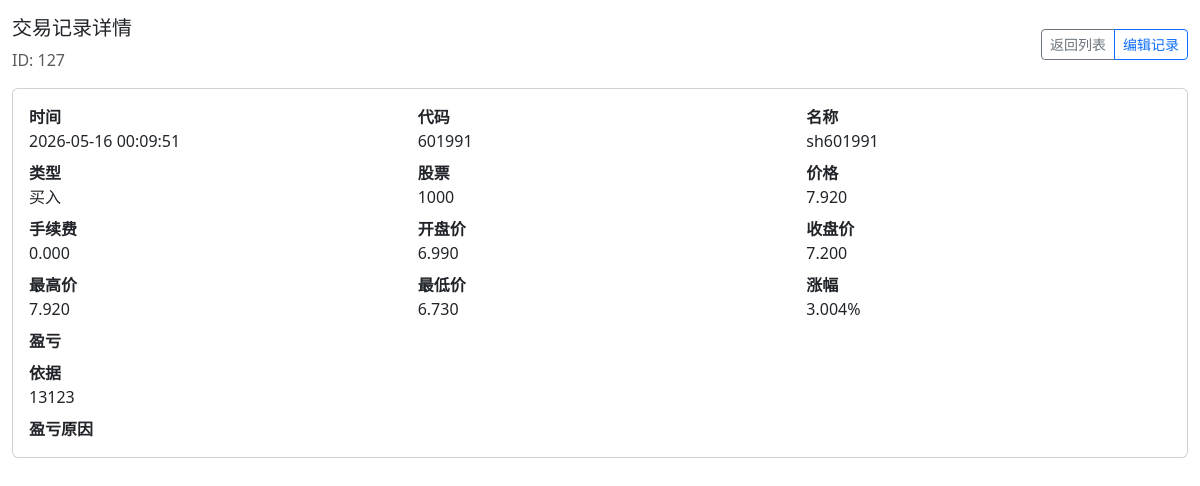
Screenshot of /detail/127?stock_code=&page=1&per_page=10 with the database file from the repository.
### tables this page shows
CREATE TABLE trade_records (
        id INTEGER PRIMARY KEY AUTOINCREMENT,
        trade_time TIMESTAMP NOT NULL,
        stock_code TEXT NOT NULL,
        stock_name TEXT NOT NULL,
        trade_type TEXT NOT NULL,
        quantity INTEGER NOT NULL,
        opening_price REAL,
        closing_price REAL,
        trade_price REAL NOT NULL,
        commission_fee REAL NOT NULL DEFAULT 0,
        profit_loss REAL,
        profit_loss_reason TEXT,
        trade_basis TEXT NOT NULL,
        created_at TIMESTAMP DEFAULT CURRENT_TIMESTAMP,
        updated_at TIMESTAMP DEFAULT CURRENT_TIMESTAMP
    , high_price REAL, low_price REAL);

### web_app.py (the view)
@app.route('/detail/<int:record_id>')
def detail(record_id: int):
    stock_code = request.args.get('stock_code', '').strip()
    page = request.args.get('page', '1')
    per_page = request.args.get('per_page', str(PAGE_SIZE))
    current_page = parse_int(page, 1)
    current_per_page = parse_int(per_page, PAGE_SIZE)
    current_per_page = max(1, min(current_per_page, 1000))
    record = get_record_by_id(record_id)
    if not record:
        flash(f'未找到记录 ID={record_id}', 'danger')
        return redirect(url_for('index', stock_code=stock_code, page=current_page, per_page=current_per_page) if stock_code else url_for('index', page=current_page, per_page=current_per_page))
    record['trade_time'] = format_trade_time(record.get('trade_time'))
    return render_template(
        'detail.html',
        record=record,
        stock_code=stock_code,
        current_page=current_page,
        current_per_page=current_per_page,
    )

### trade_service.py (called while the page is built)
def format_trade_time(raw_time: Optional[str]) -> Optional[str]:
    if raw_time is None:
        return None
    try:
        parsed = datetime.fromisoformat(raw_time)
        return parsed.strftime('%Y-%m-%d %H:%M:%S')
    except ValueError:
        try:
            parsed = datetime.strptime(raw_time, '%Y-%m-%d %H:%M:%S')
            return parsed.strftime('%Y-%m-%d %H:%M:%S')
        except ValueError:
            return raw_time

def get_record_by_id(record_id: int) -> Optional[Dict]:
    conn = sqlite3.connect(DB_FILE)
    conn.row_factory = sqlite3.Row
    cursor = conn.cursor()
    cursor.execute('SELECT * FROM trade_records WHERE id = ?', (record_id,))
    row = cursor.fetchone()
    conn.close()
    return dict(row) if row else None

### web_app.py (called while the page is built)
@app.template_filter('decimal3')
def decimal3(value):
    if value is None:
        return ''
    try:
        return f"{float(value):.3f}"
    except (TypeError, ValueError):
        return value

def parse_int(value: str, default: int) -> int:
    try:
        return max(1, int(value))
    except (TypeError, ValueError):
        return default

### templates/detail.html (shortened to what this page needs)
<!DOCTYPE html>
<html lang="zh-CN">
<head>
    <link rel="stylesheet" href="{{ url_for('static', filename='css/bootstrap.min.css') }}" />
</head>
<body>
<div class="container-fluid py-3">
    <div class="d-flex justify-content-between align-items-center mb-3">
        <div>
            <h1 class="fs-5">交易记录详情</h1>
            <p class="mb-0 text-muted">ID: {{ record.id }}</p>
        </div>
        <div class="btn-group">
            <a href="{{ url_for('index', stock_code=stock_code, page=current_page, per_page=current_per_page) }}" class="btn btn-outline-secondary btn-sm">返回列表</a>
            <a href="{{ url_for('edit', record_id=record.id, stock_code=stock_code, page=current_page, per_page=current_per_page) }}" class="btn btn-outline-primary btn-sm">编辑记录</a>
        </div>
    </div>
    <div class="card mb-3">
        <div class="card-body">
            <div class="row gy-2">
                <div class="col-sm-6 col-lg-4"><strong>时间</strong><div>{{ record.trade_time }}</div></div>
                <div class="col-sm-6 col-lg-4"><strong>代码</strong><div>{{ record.stock_code or '' }}</div></div>
                <div class="col-sm-6 col-lg-4"><strong>名称</strong><div>{{ record.stock_name }}</div></div>
                <div class="col-sm-6 col-lg-4"><strong>类型</strong><div>{{ '买入' if record.trade_type == 'buy' else '卖出' if record.trade_type == 'sell' else record.trade_type }}</div></div>
                <div class="col-sm-6 col-lg-4"><strong>股票</strong><div>{{ record.quantity }}</div></div>
                <div class="col-sm-6 col-lg-4"><strong>价格</strong><div>{{ record.trade_price|decimal3 }}</div></div>
                <div class="col-sm-6 col-lg-4"><strong>手续费</strong><div>{{ record.commission_fee|decimal3 }}</div></div>
                <div class="col-sm-6 col-lg-4"><strong>开盘价</strong><div>{{ record.opening_price|decimal3 }}</div></div>
                <div class="col-sm-6 col-lg-4"><strong>收盘价</strong><div>{{ record.closing_price|decimal3 }}</div></div>
                <div class="col-sm-6 col-lg-4"><strong>最高价</strong><div>{{ record.high_price|decimal3 }}</div></div>
                <div class="col-sm-6 col-lg-4"><strong>最低价</strong><div>{{ record.low_price|decimal3 }}</div></div>
                <div class="col-sm-6 col-lg-4"><strong>涨幅</strong><div>{% if record.opening_price is not none and record.closing_price is not none and record.opening_price != 0 %}{{ ((record.closing_price - record.opening_price) / record.opening_price * 100)|decimal3 }}%{% endif %}</div></div>
                <div class="col-12"><strong>盈亏</strong><div>{{ record.profit_loss|decimal3 if record.profit_loss is not none else '' }}</div></div>
                <div class="col-12"><strong>依据</strong><div class="text-break">{{ record.trade_basis }}</div></div>
                <div class="col-12"><strong>盈亏原因</strong><div class="text-break">{{ record.profit_loss_reason or '' }}</div></div>
            </div>
        </div>
    </div>
</div>
</body>
</html>

### rows the page displays
trade_records: id "127", trade_time "2026-05-16 00:09:51", stock_code "601991", stock_name "sh601991", trade_type "买入", quantity "1000", trade_price|decimal3 "7.920", commission_fee|decimal3 "0.000", opening_price|decimal3 "6.990", closing_price|decimal3 "7.200", high_price|decimal3 "7.920", low_price|decimal3 "6.730", closing_price+opening_price "3.004", trade_basis "13123"
